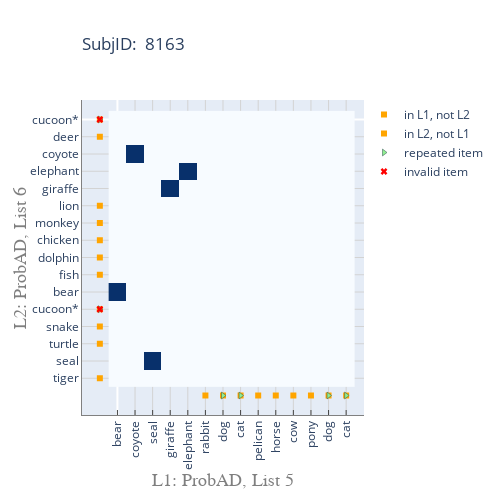

The code cell stored with this chart in its notebook:
### Code cell
#example plot 4, from imported data

row1 = data.iloc[1147]
row2 = data.iloc[1148]

list1 = row1['item']
list2 = row2['item']

subjID = str(row1['id']) #subject identifier
group1 = str(row1['group']) #group info or diagnosis, e.g. MCI or AD
group2 = str(row2['group'])
list1num = str(row1['listnum']) #x-axis list number and/or date
list2num = str(row2['listnum']) #y-axis list number and/or date
valid_items_list = valid_items
filename = 'test_plotly.html'


indiv_dotplot_new_plotly(subjID,  
                         list1, group1, list1num, 
                         list2, group2, list2num, 
                         valid_items_list, filename)

### Figure 1 — Plotly figure (JSON) as saved in the notebook; plotly's stock layout.template omitted (floating-point values rounded to 4 significant figures; data arrays with more than 128 entries replaced by an {"elided": "..."} marker saying what was removed)
{"data": [{"colorscale": [[0, "rgb(247,251,255)"], [0.125, "rgb(222,235,247)"], [0.25, "rgb(198,219,239)"], [0.375, "rgb(158,202,225)"], [0.5, "rgb(107,174,214)"], [0.625, "rgb(66,146,198)"], [0.75, "rgb(33,113,181)"], [0.875, "rgb(8,81,156)"], [1, "rgb(8,48,107)"]], "name": "dotplot", "showscale": false, "type": "heatmap", "z": {"elided": "16x14 int values"}}, {"marker": {"color": "Orange", "line": {"color": "DarkSlateGrey"}, "symbol": "square"}, "mode": "markers", "name": "in L1, not L2", "type": "scatter", "x": [5, 6, 7, 8, 9, 10, 11, 12, 13], "y": [16, 16, 16, 16, 16, 16, 16, 16, 16]}, {"marker": {"color": "Orange", "line": {"color": "DarkSlateGrey"}, "symbol": "square"}, "mode": "markers", "name": "in L2, not L1", "type": "scatter", "x": [-1, -1, -1, -1, -1, -1, -1, -1, -1, -1, -1], "y": [0, 1, 5, 6, 7, 8, 9, 11, 12, 13, 15]}, {"marker": {"color": "lightgreen", "line": {"color": "DarkSlateGrey", "width": 0.5}, "symbol": "triangle-right"}, "mode": "markers", "name": "repeated item", "type": "scatter", "x": [6, 7, 12, 13, -1, -1], "y": [16, 16, 16, 16, 0, 11]}, {"marker": {"color": "Red", "line": {"color": "DarkSlateGrey"}, "symbol": "x"}, "mode": "markers", "name": "invalid item", "type": "scatter", "x": [-1, -1], "y": [0, 11]}], "layout": {"height": 500, "legend": {"x": 1, "y": 1}, "title": {"text": "SubjID:  8163", "x": 0, "xref": "paper"}, "width": 500, "xaxis": {"gridcolor": "LightGrey", "linecolor": "grey", "linewidth": 1, "showgrid": true, "showline": true, "tickangle": -90, "ticks": "inside", "ticktext": ["bear", "coyote", "seal", "giraffe", "elephant", "rabbit", "dog", "cat", "pelican", "horse", "cow", "pony", "dog", "cat"], "tickvals": [0, 1, 2, 3, 4, 5, 6, 7, 8, 9, 10, 11, 12, 13], "title": {"font": {"color": "#7f7f7f", "family": "Helvetica", "size": 18}, "text": "L1: ProbAD, List 5"}}, "yaxis": {"autorange": "reversed", "gridcolor": "LightGrey", "linecolor": "grey", "linewidth": 1, "showgrid": true, "showline": true, "ticktext": ["cucoon*", "deer", "coyote", "elephant", "giraffe", "lion", "monkey", "chicken", "dolphin", "fish", "bear", "cucoon*", "snake", "turtle", "seal", "tiger"], "tickvals": [0, 1, 2, 3, 4, 5, 6, 7, 8, 9, 10, 11, 12, 13, 14, 15], "title": {"font": {"color": "#7f7f7f", "family": "Helvetica", "size": 18}, "text": "L2: ProbAD, List 6"}}}}
